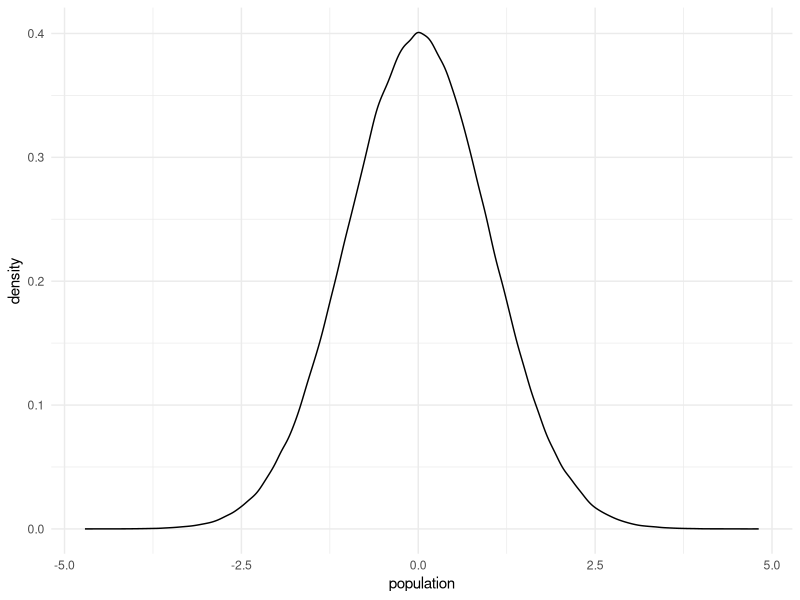
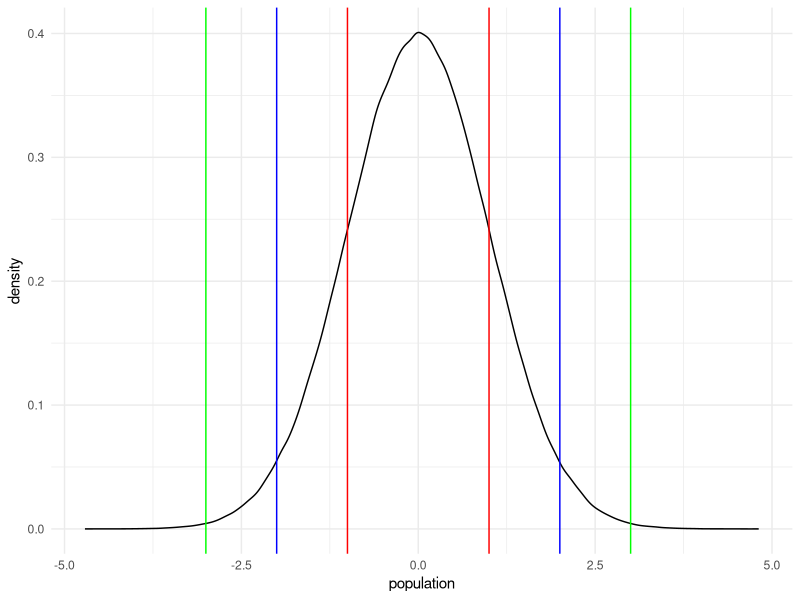
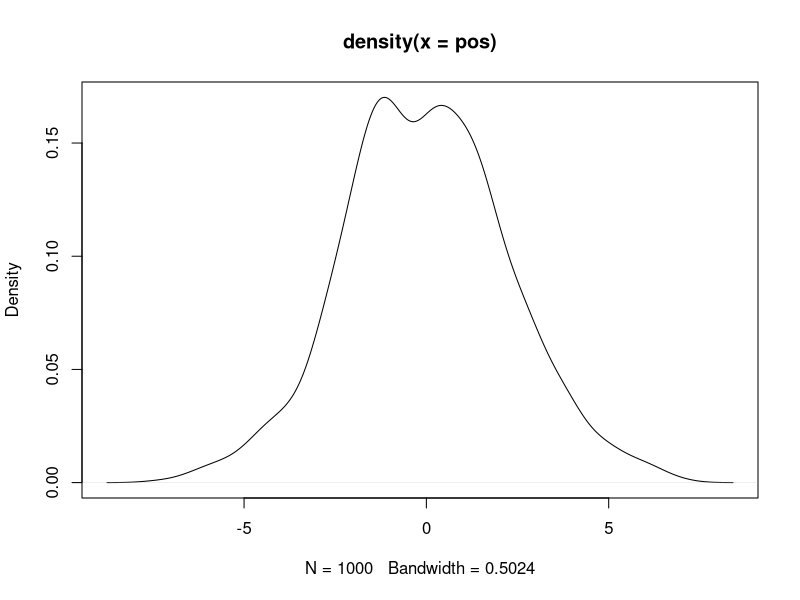
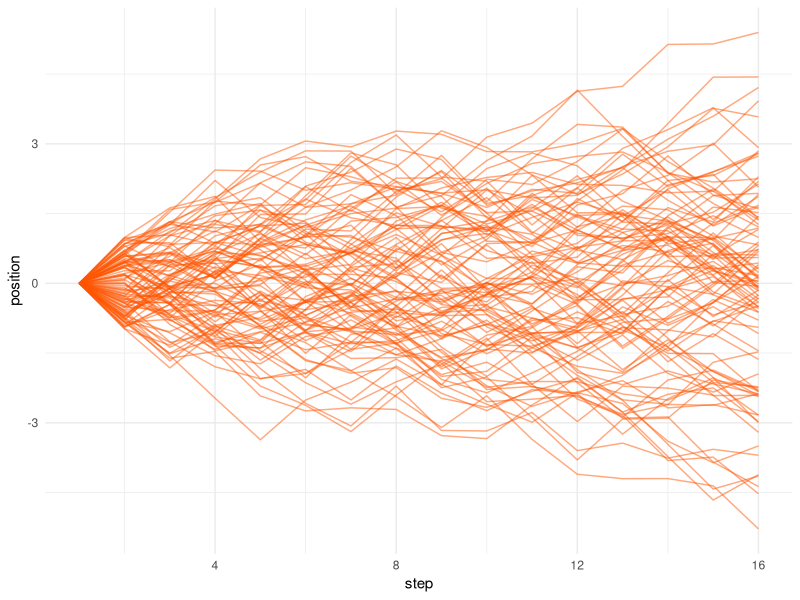

These charts were generated, in order, by the following R code: (Note: this script raises an error after producing the figures.)
## ---- chunk 1
knitr::opts_chunk$set(echo = TRUE, warning = FALSE, message = FALSE, comment = "")
## ---- chunk 2
library(ggplot2)

set.seed(1001)

population = data.frame(population = rnorm(n = 1000000, mean = 0, sd = 1))

regions = data.frame(sdPlus1 = mean(population$population) + sd(population$population), 
                     sdMinus1 = mean(population$population) - sd(population$population), 
                     sdPlus2 = mean(population$population) + (2 * sd(population$population)), 
                     sdMinus2 = mean(population$population) - (2 * sd(population$population)), 
                     sdPlus3 = mean(population$population) + (3 * sd(population$population)), 
                     sdMinus3 = mean(population$population) - (3 * sd(population$population)))

ggplot(population, aes(population)) +
  geom_density() +
  theme_minimal()
## ---- chunk 3
ggplot(population, aes(population)) +
  geom_density() +
  geom_vline(xintercept = regions$sdPlus1, color = "red") +
  geom_vline(xintercept = regions$sdMinus1, color = "red") +
  geom_vline(xintercept = regions$sdPlus2, color = "blue") +
  geom_vline(xintercept = regions$sdMinus2, color = "blue") +
  geom_vline(xintercept = regions$sdPlus3, color = "green") +
  geom_vline(xintercept = regions$sdMinus3, color = "green") +
  theme_minimal()
## ---- chunk 4
pos = replicate(1000, sum(runif(16, -1, 1)))

plot(density(pos))
## ---- chunk 5
library(plyr)

library(ggplot2)

dataSteps = function(stepSize) {
  walks = data.frame(person = rep(1:100, each = stepSize), 
           position = unlist(rlply(100, cumsum(c(0, runif((stepSize - 1), -1, 1))))), 
           step = rep(1:stepSize, times = 100))
  
  return(walks)
}

walks = dataSteps(16)

ggplot(walks, aes(step, position, group = person)) + 
  geom_line(color = "#ff5500", alpha = .5) + 
  theme_minimal()
## ---- chunk 6
samps = runif(r*n)

samp.means = sample.means(samps, r, n)

generate.plots(samps, samp.means)
## ---- chunk 7
samps = rpois(r * n, lambda = 3)

samp.means = sample.means(samps, r, n)

generate.plots(samps, samp.means)
## ---- chunk 8
samps = rexp(r * n, rate = 1)

samp.means = sample.means(samps, r, n)

generate.plots(samps, samp.means)
## ---- chunk 9
library(gridExtra)

set.seed(123)

r = 10000

n = 200     

sample.means = function(samps, r, n) {
  rowMeans(matrix(samps, nrow = r, ncol = n))
}

qqplot.data = function(vec) {
  y = quantile(vec[!is.na(vec)], c(0.25, 0.75))
  x = qnorm(c(0.25, 0.75))
  slope = diff(y) / diff(x)
  int = y[1L] - slope * x[1L]

  d = data.frame(resids = vec)
  
  return(d)
}

generate.plots = function(samps, samp.means) {
  p1 = qplot(samps, geom = "histogram", bins = 30, 
             main = "Sample Histogram") + 
    theme_minimal()
  p2 = qplot(samp.means, geom = "histogram", bins = 30, 
             main="Sample Mean Histogram") + 
    theme_minimal()
  grid.arrange(p1,p2,ncol=2)
}
## ---- chunk 10
set.seed(1001)

population = rnorm(10000)

plot(density(population))
## ---- chunk 11
set.seed(1001)

smallSample = sample(population, 75, replace = FALSE)

plot(density(smallSample))
## ---- chunk 12
set.seed(1001)

mediumSample = sample(population, 250, replace = FALSE)

plot(density(mediumSample))
## ---- chunk 13
set.seed(1001)

biggerSample = sample(population, 1000, replace = FALSE)

plot(density(biggerSample))
## ---- chunk 14
set.seed(1001)

biggestSample = sample(population, 2500, replace = FALSE)

plot(density(biggestSample))
## ---- chunk 15
plot(density(population))
## ---- chunk 16
mean(population)

mean(biggerSample)

mean(biggestSample)
## ---- chunk 17
mean(sample(population, 2500, replace = FALSE))
## ---- chunk 18
mean(sample(population, 5000, replace = FALSE))
